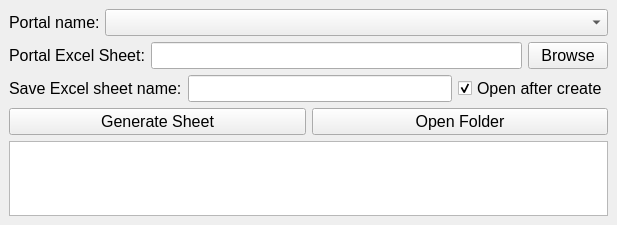
<?xml version="1.0" encoding="UTF-8"?>
<ui version="4.0">
 <class>OrderScrapWindow</class>
 <widget class="QMainWindow" name="OrderScrapWindow">
  <property name="geometry">
   <rect>
    <x>0</x>
    <y>0</y>
    <width>617</width>
    <height>225</height>
   </rect>
  </property>
  <property name="minimumSize">
   <size>
    <width>0</width>
    <height>0</height>
   </size>
  </property>
  <property name="font">
   <font>
    <pointsize>12</pointsize>
   </font>
  </property>
  <property name="windowTitle">
   <string>Create Order Sheet</string>
  </property>
  <widget class="QWidget" name="centralwidget">
   <layout class="QGridLayout" name="gridLayout">
    <item row="0" column="0">
     <layout class="QHBoxLayout" name="horizontalLayout_2">
      <item>
       <widget class="QLabel" name="protal_name_lbl">
        <property name="maximumSize">
         <size>
          <width>90</width>
          <height>16777215</height>
         </size>
        </property>
        <property name="text">
         <string>Portal name:</string>
        </property>
       </widget>
      </item>
      <item>
       <widget class="QComboBox" name="portal_combo_box">
        <property name="minimumSize">
         <size>
          <width>0</width>
          <height>0</height>
         </size>
        </property>
        <property name="font">
         <font>
          <pointsize>12</pointsize>
         </font>
        </property>
        <property name="cursor">
         <cursorShape>ArrowCursor</cursorShape>
        </property>
       </widget>
      </item>
     </layout>
    </item>
    <item row="1" column="0">
     <layout class="QHBoxLayout" name="horizontalLayout">
      <item>
       <widget class="QLabel" name="file_path_lbl">
        <property name="maximumSize">
         <size>
          <width>16777215</width>
          <height>16777215</height>
         </size>
        </property>
        <property name="text">
         <string>Portal Excel Sheet:</string>
        </property>
       </widget>
      </item>
      <item>
       <widget class="QLineEdit" name="file_path_input"/>
      </item>
      <item>
       <widget class="QPushButton" name="browse_button">
        <property name="text">
         <string>Browse</string>
        </property>
       </widget>
      </item>
     </layout>
    </item>
    <item row="2" column="0">
     <layout class="QGridLayout" name="gridLayout_3">
      <item row="0" column="0">
       <widget class="QLabel" name="gen_name_lbl">
        <property name="text">
         <string>Save Excel sheet name:</string>
        </property>
       </widget>
      </item>
      <item row="0" column="1">
       <widget class="QLineEdit" name="gen_name_input"/>
      </item>
      <item row="0" column="2">
       <widget class="QCheckBox" name="open_check_box">
        <property name="text">
         <string>Open after create</string>
        </property>
        <property name="checked">
         <bool>true</bool>
        </property>
       </widget>
      </item>
     </layout>
    </item>
    <item row="3" column="0">
     <layout class="QGridLayout" name="gridLayout_4">
      <item row="0" column="0">
       <widget class="QPushButton" name="generate_sheet_button">
        <property name="text">
         <string>Generate Sheet</string>
        </property>
       </widget>
      </item>
      <item row="0" column="1">
       <widget class="QPushButton" name="open_folder_button">
        <property name="text">
         <string>Open Folder</string>
        </property>
       </widget>
      </item>
     </layout>
    </item>
    <item row="4" column="0">
     <widget class="QPlainTextEdit" name="result_input"/>
    </item>
   </layout>
  </widget>
 </widget>
 <resources/>
 <connections/>
</ui>
